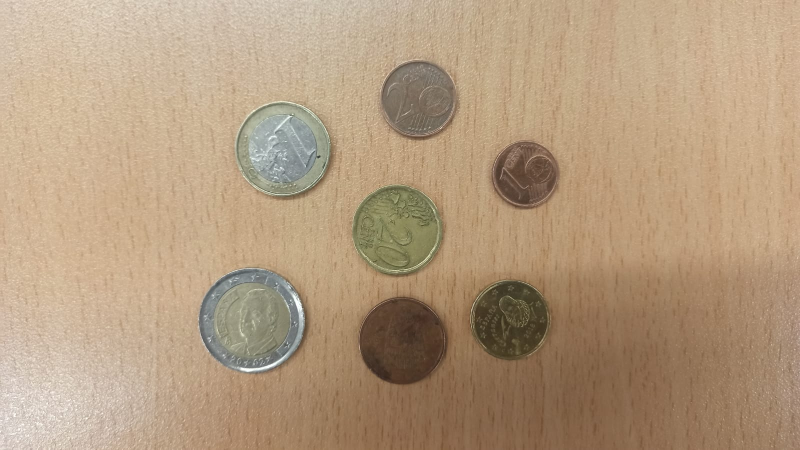
#> input picture img/monedas.png, 1600 x 899 px (shown at 1/2 size)
$ python monedas-hough.py
#> lines starting #> are read from the running program, lines starting #| are printed output that depends on the picture; after the words box and inside, x2 and y2 are one past the last pixel; in counts of white or black regions, pixels touching at a corner belong together
### utils/Img.py
import numpy as np
from matplotlib import pyplot as plt
import cv2 as cv

ROJO = (0, 0, 255)
VERDE = (0, 255, 0)
AZUL = (255, 0, 0)
TRANSPARENTE = (0, 0, 0, 0)


def cargar_imagen(route: str = 'img/kong.jpg', window_name: str = 'prueba1', mostrar=False) -> np.ndarray:
#> called with route = '../img/monedas.png', window_name = 'prueba1', mostrar = False
    src = cv.imread(route)
#> src is the input picture: shape (899, 1600, 3); mean B, G, R 126.9, 154.8, 179.3
    if mostrar:
        cv.namedWindow(window_name, cv.WINDOW_AUTOSIZE)
        cv.imshow(window_name, src)
        cv.waitKey(0)
    return src


# [42 lines left out: functions print_image_info, show_3_gray, separar_rgb, separar_hsv, separar_luv, not called in this run]


def unir_colores(red, green, blue):
    return cv.merge([blue, green, red])


def escala_grises(img, mostrar_var=False):
    grises = cv.cvtColor(img, cv.COLOR_RGB2GRAY)
    if mostrar_var:
        mostrar(grises, gris=True)
    return grises


# [47 lines left out: functions ver_todos_los_grises, restar_imagenes, sumar_imagenes, multiplicar_imagenes, dividir_imanenes, ver_cambios_entre, not called in this run]


def mostrar(img, gris=False):
    if gris:
        plt.imshow(img, cmap="gray")
    else:
        plt.imshow(img)
    plt.show()


# [100 lines left out: functions mostrar_rgb, binarizar, binarizar_inv, normalizar_entre_01, mostar_histograma, histograma_equalized and 4 more, not called in this run]

### operaciones-imagenes/monedas-hough.py
from utils import Img
import cv2 as cv
import numpy as np


def main():
    image = Img.cargar_imagen("../img/monedas.png")

    image = cv.cvtColor(image, cv.COLOR_BGR2RGB)
    image = image[90:850, 300:1200]
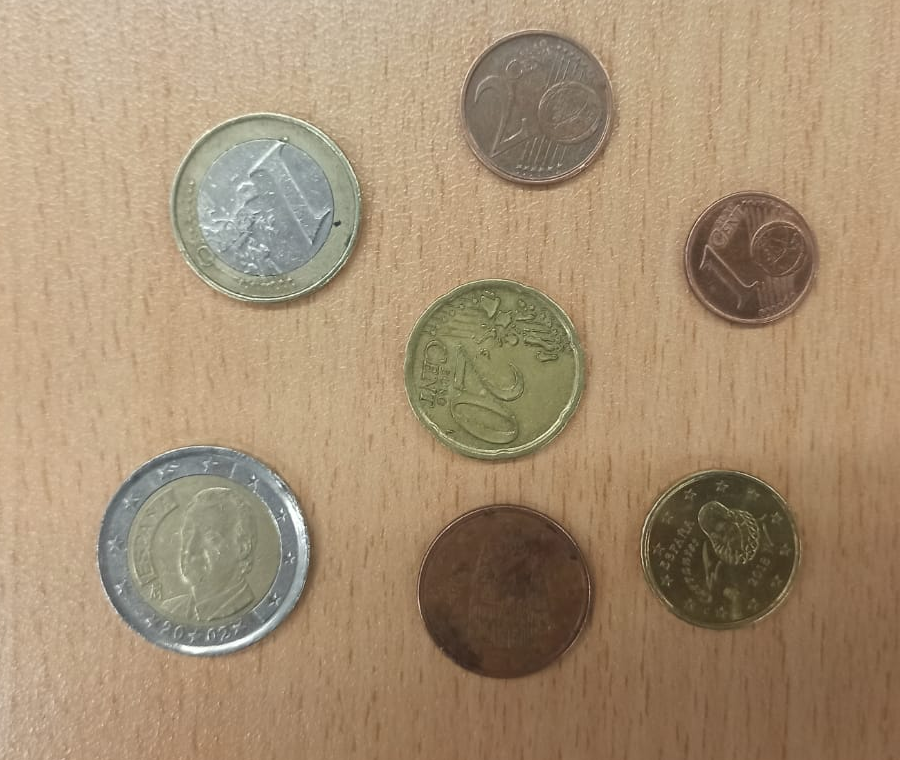
#> image: shape (760, 900, 3); mean R, G, B 166.5, 143.8, 115.5
    image_copy = image.copy()

    image_gris = Img.escala_grises(image_copy)
#> in escala_grises, `grises = cv.cvtColor(img, cv.COLOR_RGB2GRAY)`:
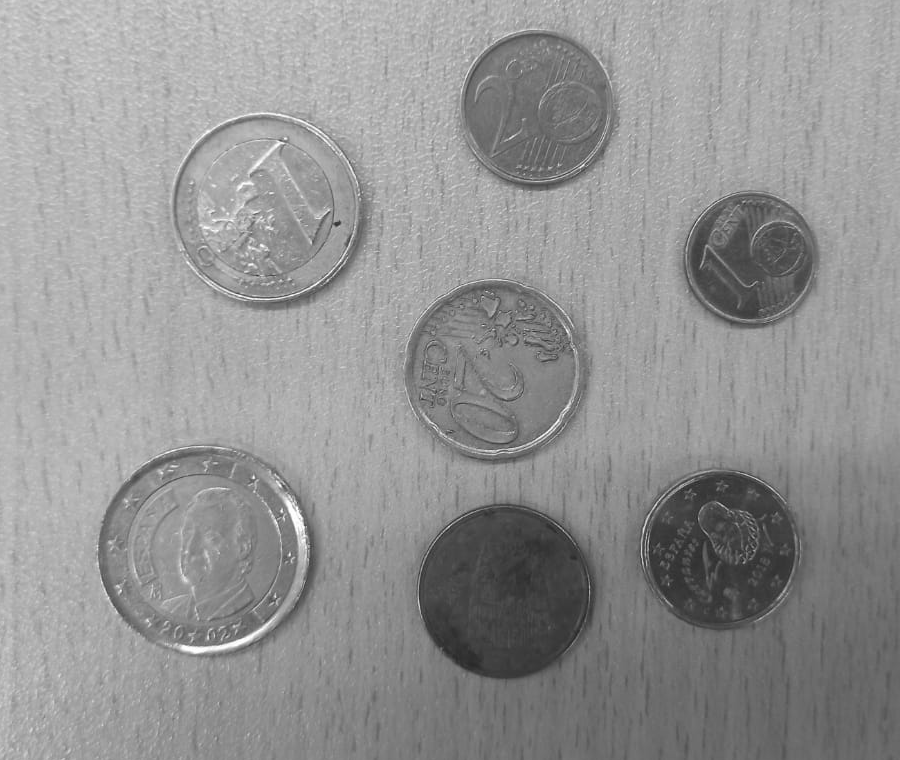
#> grises: shape (760, 900); min 36, max 255, mean 147.4
    image_gris = cv.GaussianBlur(image_gris, (3, 3), sigmaX=0, sigmaY=0)
    circulos = cv.HoughCircles(
        image_gris,
        cv.HOUGH_GRADIENT,
        dp=1,
        minDist=image_gris.shape[1] / 10,
        minRadius=35,
        maxRadius=500,
        param1=250,
        param2=29,
    )
#> circulos = [[266.5, 206.5, 93.7], [201.5, 551.5, 103.5], [503.5, 591.5, 84.3], [492.5, 368.5, 87.4], [752.5, 255.5, 63.5], [717.5, 547.5, 77.6], [534.5, 100.5, 70.8]]
    # print(circulos)
    if circulos is not None:
        circulos = np.uint32(circulos)
#> circulos = [[266, 206, 93], [201, 551, 103], [503, 591, 84], [492, 368, 87], [752, 255, 63], [717, 547, 77], [534, 100, 70]]
        areas = [int(np.pi * (i[2] ** 2)) for i in circulos[0, :]]
#> areas = [27171, 33329, 22167, 23778, 12468, 18626, 15393]
        area_maxima = np.max(areas)
#> area_maxima = 33329
        for i in circulos[0, :]:
            area = np.uint32(np.pi * (i[2] ** 2))
            cv.circle(image, (i[0], i[1]), i[2], (255, 0, 0), 2)
            cv.putText(image, f"{area}", (i[0] + 5, i[1]),
                       cv.FONT_HERSHEY_SCRIPT_SIMPLEX, 1, (0, 255, 0), 2)
            cv.putText(image, f"{set_valor(area_maxima, area)}", (i[0] + 5, i[1] + 30),
                       cv.FONT_HERSHEY_SCRIPT_SIMPLEX, 1, (0, 255, 0), 2)
#> this loop made 7 passes
#> (i, area) on passes 1 to 7: ([266, 206, 93], 27171), ([201, 551, 103], 33329), ([503, 591, 84], 22167), ([492, 368, 87], 23778), ([752, 255, 63], 12468), ([717, 547, 77], 18626), ([534, 100, 70], 15393)
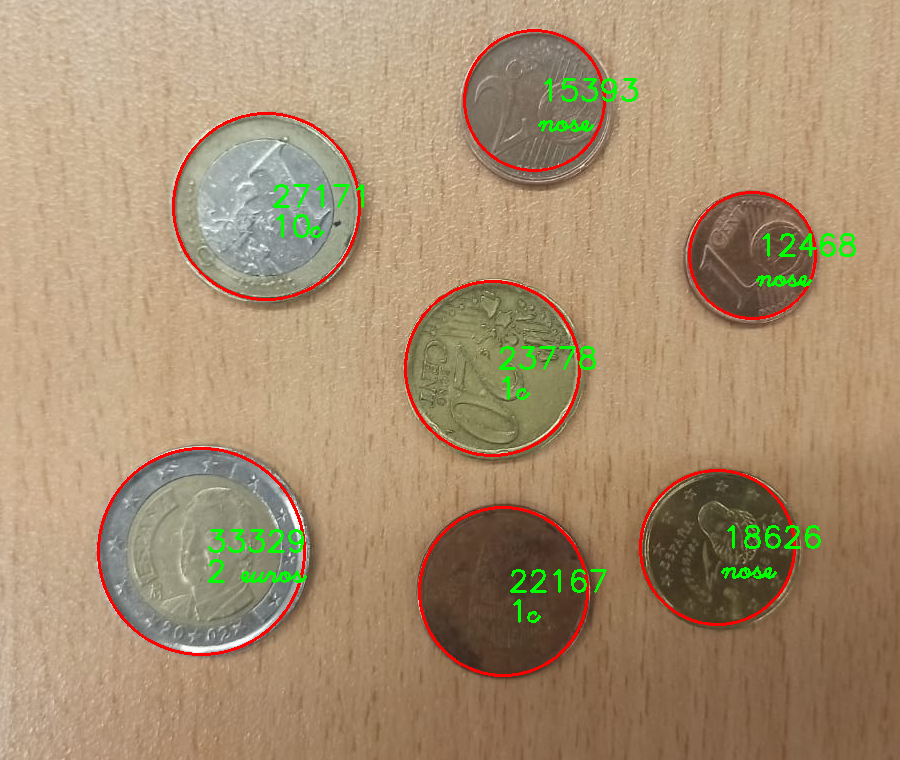
#> image: shape (760, 900, 3); 2.65% of pixels changed, all inside (x1, y1, x2, y2) = (97, 29, 856, 677)
    Img.mostrar(image)


def set_valor(area_maxima: float, area: float) -> str:
    euro2 = area_maxima
    euro1 = area_maxima * 0.9
    cent50 = area_maxima * 0.94
    cent20 = area_maxima * 0.86
    cent10 = area_maxima * 0.77
    cent5 = area_maxima * 0.82
    cent2 = area_maxima * 0.73
    cent1 = area_maxima * 0.63
    if area >= euro2:
        return '2 euros'
    elif area >= cent50:
        return '50c'
    elif area >= euro1:
        return '1€'
    elif area >= cent20:
        return '20c'
    elif area >= cent5:
        return '5c'
    elif area >= cent10:
        return '10c'
    elif area >= cent2:
        return '2c'
    elif area >= cent1:
        return '1c'
    else:
        return 'nose'


if __name__ == '__main__':
    main()
